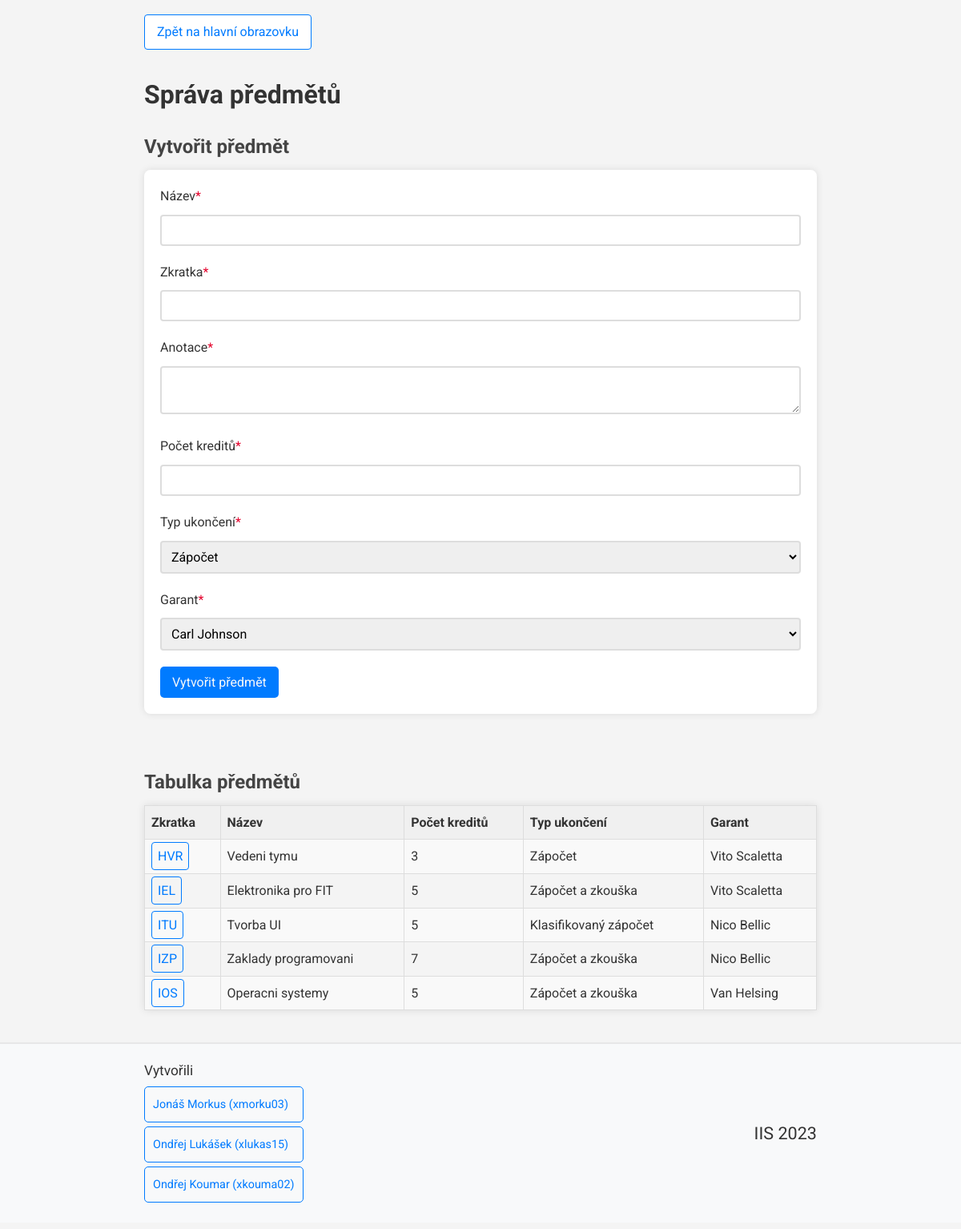
The app's page /views/subject_views/subject_management_admin.php (signed in) with its own data.
### tables this page shows
CREATE TABLE Predmet (
	zkratka varchar(3) NOT NULL,
	nazev varchar(25) NOT NULL,
	anotace varchar(200) NOT NULL,
	pocet_kreditu INT(1) NOT NULL,
	typ_ukonceni varchar(6) NOT NULL,
    garant int(5),
	PRIMARY KEY (zkratka),
    FOREIGN KEY (garant) REFERENCES Osoba(ID_Osoba) ON DELETE SET NULL
);

### misc/db_conn_parameters.php (called while the page is built)
<?php
function getDbConnectionParams()
{
    $connString = "mysql:host=db;dbname=mydatabase";
    $userName = "myuser";
    $password = "mypassword";
    $options = array(
        PDO::MYSQL_ATTR_INIT_COMMAND => "SET NAMES 'utf8'"
    );
    return array(
        "connString" => $connString,
        "userName" => $userName,
        "password" => $password,
        "options" => $options
    );
}

### services/user_service.php (called while the page is built, shortened)
<?php
require_once __DIR__ . "/../misc/db_conn_parameters.php";
class userService {
    private PDO $pdo;
    function __construct()
    {
        try {
            $params = getDbConnectionParams();
            $this->pdo = new PDO($params["connString"], $params["userName"], $params["password"], $params["options"]);
        }
        catch (PDOException $e) {
            error_log("Error connecting to database: " . $e->getMessage());
        }
    }
    function getUsersByRole($role) {
        try {
            $stmt = $this->pdo->prepare("SELECT ID_Osoba, jmeno, prijmeni FROM Osoba WHERE role = ?");
            $stmt->execute(array($role));
            return $stmt->fetchAll(PDO::FETCH_ASSOC);
        }
        catch (PDOException $e) {
            error_log("Error loading info of users with role $role: " . $e->getMessage());
            return null;
        }
    }
}

### services/subject_service.php (called while the page is built, shortened)
<?php
require_once __DIR__ . "/../misc/db_conn_parameters.php";
class subjectService {
    private PDO $pdo;
    function __construct()
    {
        try {
            $params = getDbConnectionParams();
            $this->pdo = new PDO($params["connString"], $params["userName"], $params["password"], $params["options"]);
        }
        catch (PDOException $e) {
            error_log("Error connecting to database: " . $e->getMessage());
        }
    }
    function getSubjectIDs() {
        try {
            $stmt = $this->pdo->prepare("SELECT zkratka FROM Predmet");
            $stmt->execute();
            $subjectArray = array();
            while ($row = $stmt->fetch(PDO::FETCH_ASSOC)) {
                $subjectArray[] = $row['zkratka'];
            }
            return $subjectArray;
        }
        catch (PDOException $e) {
            return "Could not get subject IDs: " . $e->getMessage();
        }
    }
    function getSubjectInfo($id) {
        try {
            $stmt = $this->pdo->prepare("SELECT Predmet.*, Osoba.jmeno, Osoba.prijmeni
                                        FROM Predmet JOIN Osoba ON Predmet.garant = Osoba.ID_Osoba
                                        WHERE zkratka = (?)");
            $stmt->execute(array($id));
            return $stmt->fetch(PDO::FETCH_ASSOC);
        }
        catch (PDOException $e) {
            error_log("Could not get subjet info: ". $e->getMessage());
            return null;
        }
    }
}

### views/subject_views/subject_management_admin.php (the view, shortened to what this page needs)
<?php
require_once "../../common.php";
require_once "../../services/user_service.php";
require_once "../../controllers/subject_controllers/subject_load.php";
require_once "../../services/subject_service.php";
?>
<a class='direct_link' href='../main_page.php'>Zpět na hlavní obrazovku</a>
<h1>
    Správa předmětů
</h1>
<h2>
   Vytvořit předmět
</h2>
<form action="../../controllers/subject_controllers/subject_create.php" method="post" onsubmit="return validateForm(fields)">
    <label for="nazev">Název<?= requiredField(); ?></label>
    <input type="text" name="nazev" id="nazev"><br>
    <label for="zkratka">Zkratka<?= requiredField(); ?></label>
    <input type="text" name="zkratka" id="zkratka"><br>
    <label for="anotace">Anotace<?= requiredField(); ?></label>
    <textarea name="anotace" id="anotace"></textarea><br>
    <label for="pocet_kreditu">Počet kreditů<?= requiredField(); ?></label>
    <input type="number" name="pocet_kreditu" id="pocet_kreditu"><br>
    <label for="typ_ukonceni">Typ ukončení<?= requiredField(); ?></label>
    <select id="typ_ukonceni" name="typ_ukonceni">
        <option value="za" selected>Zápočet</option>
    </select><br>
    <label for="garant">Garant<?= requiredField(); ?></label>
    <select name="garant" id="garant">
        <?php
        $userService = new userService();
        $users = $userService->getUsersByRole("vyuc");
        foreach ($users as $user) {
            echo '<option value="' . $user['ID_Osoba'] . '">' . $user['jmeno'] . " " . $user['prijmeni'] . '</option>';
        }
        ?>
    </select>
    <br>
    <input type="submit" value="Vytvořit předmět">
</form>
<br>
<h2>
   Tabulka předmětů
</h2>
<div>
    <table>
        <tr>
            <th>Zkratka</th>
            <th>Název</th>
            <th>Počet kreditů</th>
            <th>Typ ukončení</th>
            <th>Garant</th>
        </tr>
        <?php
        $servis = new subjectService();
        $zkratky = $servis->getSubjectIDs();
        foreach($zkratky as $zkratka) {
            echo '<tr>' . loadSubject($zkratka, "admin") . '</tr>';
        }
        ?>
    </table>
</div>

### controllers/subject_controllers/subject_load.php (shortened to what this page needs)
<?php
require_once "../../services/subject_service.php";
require_once "../../services/user_service.php";
function loadSubject($abbreviation, $role) {
    $subjectService = new subjectService();
    $subjectInfo = $subjectService->getSubjectInfo($abbreviation);
    if ($subjectInfo) {
        $subjectInfo = replaceIdWithName($subjectInfo);
    }
    else {
        $subjectInfo = $subjectService->getSubjectInfoNoGarant($abbreviation);
        unset($subjectInfo["anotace"]);
        $subjectInfo["garant"] = "Nemá garanta";
    }
    $finalValue = "";
    foreach ($subjectInfo as $item) {
        $viewPath = getViewPath($role);
        if ($finalValue == "") {
            $link = '<a href="' . $viewPath . '?zkratka=' . $item . '">' . $item . '</a>';
            $finalValue = $finalValue . '<td>' . $link . '</td>';
        }
        else {
            $item = endingText($item);
            $finalValue = $finalValue . '<td>' . $item . '</td>';
        }
    }
    return $finalValue;
}
function getViewPath($role) {
    return match ($role) {
        'admin' => "../../views/subject_views/subject_info_admin.php",
        'teacher' => "../../views/subject_views/subject_info_teacher.php",
        default => "../../views/subject_views/annotation.php",
    };
}
function replaceIdWithName($subjectInfo) {
    $subjectInfo["garant"] = $subjectInfo["jmeno"] . " " . $subjectInfo["prijmeni"];
    unset($subjectInfo["jmeno"]);
    unset($subjectInfo["prijmeni"]);
    unset($subjectInfo["anotace"]);
    return $subjectInfo;
}
function endingText($type) {
    return match ($type) {
        'za' => 'Zápočet',
        'zazk' => 'Zápočet a zkouška',
        'zk' => 'Zkouška',
        'klza' => 'Klasifikovaný zápočet',
        default => $type,
    };
}

### public/style.css (style rules this page uses)
.direct_link { display: inline-block; color: #007bff; background-color: #fff; padding: 8px 15px; margin: 10px 0; border-radius: 4px; text-decoration: none; border: 1px solid #007bff; transition: background-color 0.3s, color 0.3s; }
* { font-family: 'Roboto', sans-serif; }
body { background-color: #f4f4f4; color: #333; line-height: 1.6; margin: 8px 0; }
h1, h2, h3 { color: #333; }
h1 { font-size: 2em; margin-bottom: 0.5em; }
h2 { font-size: 1.5em; color: #444; margin-bottom: 0.4em; }
form { background: #fff; padding: 20px; border-radius: 8px; box-shadow: 0 0 10px rgba(0,0,0,0.1); margin-bottom: 20px; }
input, select { font-size: 1em; }
input[type="text"], input[type="number"], input[type="tel"], input[type="email"], input[type="password"], select { width: 100%; padding: 8px; margin-bottom: 20px; border-radius: 4px; border: 2px solid #ddd; box-sizing: border-box; }
label { display: inline-block; align-items: center; margin-right: 20px; margin-bottom: 10px; }
textarea { width: 100%; height: 60px; padding: 8px; margin-bottom: 20px; border-radius: 4px; border: 2px solid #ddd; box-sizing: border-box; font-size: 1em; }
input[type="submit"] { background: #007bff; color: #f8f9fa; padding: 10px 15px; border: none; border-radius: 5px; cursor: pointer; transition: background-color 0.3s, color 0.3s; }
table { width: 100%; border-collapse: collapse; margin-bottom: 20px; box-shadow: 0 0 10px rgba(0,0,0,0.1); }
table, th, td { border: 1px solid #ddd; }
th, td { text-align: left; padding: 8px; }
th { background-color: #f0f0f0; }
tr:nth-child(even) { background-color: #f9f9f9; }
table a, button { text-decoration: none; color: #007bff; border: 1px solid #007bff; border-radius: 4px; padding: 7px; transition: background-color 0.3s, color 0.3s; }

### records on screen
predmet: zkratka "HVR", nazev "Vedeni tymu 3 Zápočet"
predmet: zkratka "IEL", nazev "Elektronika pro FIT 5 Zápočet a zkouška"
predmet: zkratka "ITU", nazev "Tvorba UI 5 Klasifikovaný zápočet"
predmet: zkratka "IZP", nazev "Zaklady programovani 7 Zápočet a zkouška"
predmet: zkratka "IOS", nazev "Operacni systemy 5 Zápočet a zkouška"

### other values on screen
$item "Vito Scaletta"
$item "Nico Bellic"
$item "Van Helsing"
form field garant "Carl Johnson"
